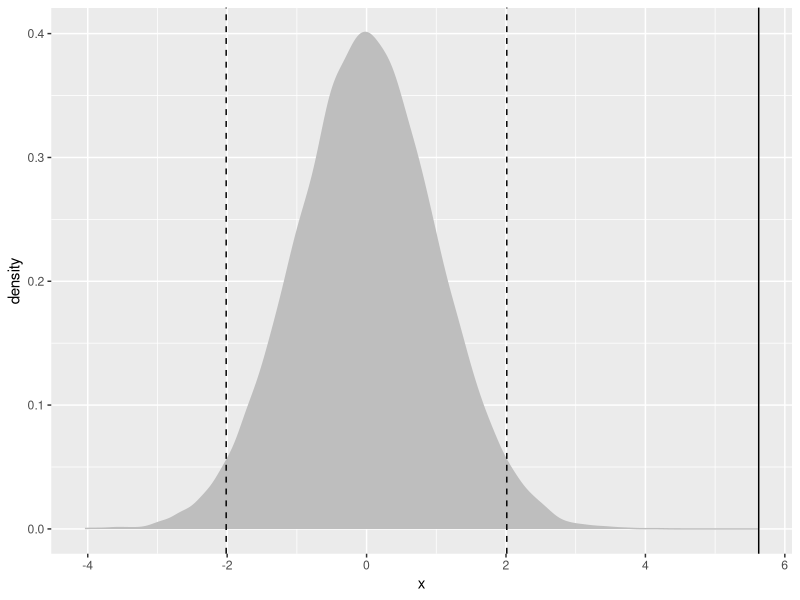

Here is the R script that generated this plot:
require(ggplot2)
data(tips, package = "reshape2")
head(tips)
unique(tips$sex)
unique(tips$day)
t.test(tips$tip, alternative = "two.sided", mu= 2.5)


randT <- rt(30000,  df=NROW(tips) -1)
tipTest <- t.test(tips$tip, alternative = "two.sided", mu= 2.5)

require(ggplot2)
ggplot((data.frame(x = randT)))+
  geom_density(aes(x = x), fill="grey", color="grey") +
  geom_vline(xintercept = tipTest$statistic) +
  geom_vline(xintercept = mean(randT) +c(-2,2) * sd(randT), linetype =2)

t.test(tips$tip, alternative = "greater", mu= 2.5)

aggregate(tip ~sex, data = tips, var)
shapiro.test(tips$tip)
